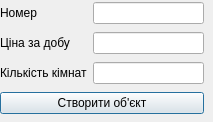
<?xml version="1.0" encoding="UTF-8"?>
<ui version="4.0">
 <class>HotelDialog</class>
 <widget class="QDialog" name="HotelDialog">
  <property name="geometry">
   <rect>
    <x>0</x>
    <y>0</y>
    <width>213</width>
    <height>122</height>
   </rect>
  </property>
  <property name="windowTitle">
   <string>Dialog</string>
  </property>
  <widget class="QWidget" name="">
   <property name="geometry">
    <rect>
     <x>0</x>
     <y>0</y>
     <width>204</width>
     <height>116</height>
    </rect>
   </property>
   <layout class="QGridLayout" name="gridLayout">
    <item row="0" column="0">
     <widget class="QLabel" name="label">
      <property name="text">
       <string>Номер</string>
      </property>
     </widget>
    </item>
    <item row="0" column="1">
     <widget class="QLineEdit" name="lineEdit_name"/>
    </item>
    <item row="1" column="0">
     <widget class="QLabel" name="label_2">
      <property name="text">
       <string>Ціна за добу</string>
      </property>
     </widget>
    </item>
    <item row="1" column="1">
     <widget class="QLineEdit" name="lineEdit_price"/>
    </item>
    <item row="2" column="0">
     <widget class="QLabel" name="label_3">
      <property name="text">
       <string>Кількість кімнат</string>
      </property>
     </widget>
    </item>
    <item row="2" column="1">
     <widget class="QLineEdit" name="lineEdit_rooms"/>
    </item>
    <item row="3" column="0" colspan="2">
     <widget class="QPushButton" name="pushButton">
      <property name="text">
       <string>Створити об'єкт</string>
      </property>
     </widget>
    </item>
   </layout>
  </widget>
 </widget>
 <resources/>
 <connections/>
</ui>
